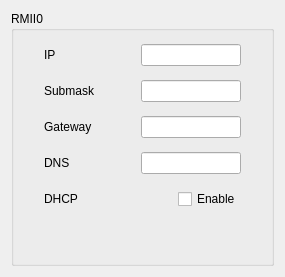
     <widget class="QWidget" name="page_RMII0">
      <layout class="QVBoxLayout" name="verticalLayout_23">
       <item>
        <widget class="QGroupBox" name="Network_RMII0">
         <property name="font">
          <font>
           <weight>50</weight>
           <bold>false</bold>
          </font>
         </property>
         <property name="title">
          <string>RMII0</string>
         </property>
         <property name="flat">
          <bool>true</bool>
         </property>
         <property name="checkable">
          <bool>false</bool>
         </property>
         <layout class="QVBoxLayout" name="verticalLayout_22">
          <property name="leftMargin">
           <number>30</number>
          </property>
          <property name="rightMargin">
           <number>30</number>
          </property>
          <item>
           <layout class="QHBoxLayout" name="horizontalLayout_30">
            <item>
             <widget class="QLabel" name="label_6">
              <property name="minimumSize">
               <size>
                <width>0</width>
                <height>30</height>
               </size>
              </property>
              <property name="text">
               <string>IP     </string>
              </property>
             </widget>
            </item>
            <item>
             <spacer name="horizontalSpacer_25">
              <property name="orientation">
               <enum>Qt::Horizontal</enum>
              </property>
              <property name="sizeHint" stdset="0">
               <size>
                <width>40</width>
                <height>20</height>
               </size>
              </property>
             </spacer>
            </item>
            <item>
             <widget class="QLineEdit" name="Network_RMII0_IP_String_Text">
              <property name="minimumSize">
               <size>
                <width>100</width>
                <height>0</height>
               </size>
              </property>
              <property name="maximumSize">
               <size>
                <width>100</width>
                <height>16777215</height>
               </size>
              </property>
             </widget>
            </item>
           </layout>
          </item>
          <item>
           <layout class="QHBoxLayout" name="horizontalLayout_29">
            <item>
             <widget class="QLabel" name="label_9">
              <property name="minimumSize">
               <size>
                <width>0</width>
                <height>30</height>
               </size>
              </property>
              <property name="text">
               <string>Submask</string>
              </property>
             </widget>
            </item>
            <item>
             <spacer name="horizontalSpacer_26">
              <property name="orientation">
               <enum>Qt::Horizontal</enum>
              </property>
              <property name="sizeHint" stdset="0">
               <size>
                <width>40</width>
                <height>20</height>
               </size>
              </property>
             </spacer>
            </item>
            <item>
             <widget class="QLineEdit" name="Network_RMII0_Submask_String_Text">
              <property name="minimumSize">
               <size>
                <width>100</width>
                <height>0</height>
               </size>
              </property>
              <property name="maximumSize">
               <size>
                <width>100</width>
                <height>16777215</height>
               </size>
              </property>
             </widget>
            </item>
           </layout>
          </item>
          <item>
           <layout class="QHBoxLayout" name="horizontalLayout_28">
            <item>
             <widget class="QLabel" name="label_10">
              <property name="minimumSize">
               <size>
                <width>0</width>
                <height>30</height>
               </size>
              </property>
              <property name="text">
               <string>Gateway</string>
              </property>
             </widget>
            </item>
            <item>
             <spacer name="horizontalSpacer_27">
              <property name="orientation">
               <enum>Qt::Horizontal</enum>
              </property>
              <property name="sizeHint" stdset="0">
               <size>
                <width>40</width>
                <height>20</height>
               </size>
              </property>
             </spacer>
            </item>
            <item>
             <widget class="QLineEdit" name="Network_RMII0_Gateway_String_Text">
              <property name="minimumSize">
               <size>
                <width>100</width>
                <height>0</height>
               </size>
              </property>
              <property name="maximumSize">
               <size>
                <width>100</width>
                <height>16777215</height>
               </size>
              </property>
             </widget>
            </item>
           </layout>
          </item>
          <item>
           <layout class="QHBoxLayout" name="horizontalLayout_27">
            <item>
             <widget class="QLabel" name="label_11">
              <property name="minimumSize">
               <size>
                <width>0</width>
                <height>30</height>
               </size>
              </property>
              <property name="text">
               <string>DNS    </string>
              </property>
             </widget>
            </item>
            <item>
             <spacer name="horizontalSpacer_28">
              <property name="orientation">
               <enum>Qt::Horizontal</enum>
              </property>
              <property name="sizeHint" stdset="0">
               <size>
                <width>40</width>
                <height>20</height>
               </size>
              </property>
             </spacer>
            </item>
            <item>
             <widget class="QLineEdit" name="Network_RMII0_DNS_String_Text">
              <property name="minimumSize">
               <size>
                <width>100</width>
                <height>0</height>
               </size>
              </property>
              <property name="maximumSize">
               <size>
                <width>100</width>
                <height>16777215</height>
               </size>
              </property>
             </widget>
            </item>
           </layout>
          </item>
          <item>
           <layout class="QHBoxLayout" name="horizontalLayout_26">
            <item>
             <widget class="QLabel" name="label_25">
              <property name="minimumSize">
               <size>
                <width>0</width>
                <height>30</height>
               </size>
              </property>
              <property name="text">
               <string>DHCP   </string>
              </property>
             </widget>
            </item>
            <item>
             <spacer name="horizontalSpacer_29">
              <property name="orientation">
               <enum>Qt::Horizontal</enum>
              </property>
              <property name="sizeHint" stdset="0">
               <size>
                <width>40</width>
                <height>20</height>
               </size>
              </property>
             </spacer>
            </item>
            <item>
             <widget class="QCheckBox" name="Network_RMII0_DHCP_Bool_IsChecked">
              <property name="minimumSize">
               <size>
                <width>0</width>
                <height>0</height>
               </size>
              </property>
              <property name="text">
               <string>Enable</string>
              </property>
             </widget>
            </item>
           </layout>
          </item>
          <item>
           <spacer name="verticalSpacer">
            <property name="orientation">
             <enum>Qt::Vertical</enum>
            </property>
            <property name="sizeHint" stdset="0">
             <size>
              <width>20</width>
              <height>40</height>
             </size>
            </property>
           </spacer>
          </item>
         </layout>
        </widget>
       </item>
      </layout>
     </widget>
